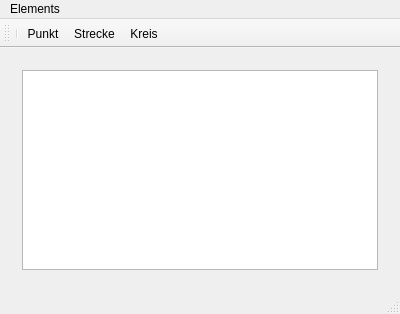
<?xml version="1.0" encoding="UTF-8"?>
<ui version="4.0">
 <class>MainWindow</class>
 <widget class="QMainWindow" name="MainWindow">
  <property name="geometry">
   <rect>
    <x>0</x>
    <y>0</y>
    <width>400</width>
    <height>314</height>
   </rect>
  </property>
  <property name="windowTitle">
   <string>MainWindow</string>
  </property>
  <widget class="QWidget" name="centralWidget">
   <layout class="QGridLayout" name="gridLayout">
    <item row="0" column="0">
     <widget class="QWidget" name="mainWidget" native="true">
      <layout class="QGridLayout" name="gridLayout_2">
       <item row="0" column="0">
        <widget class="QGraphicsView" name="graphicsView"/>
       </item>
      </layout>
     </widget>
    </item>
   </layout>
  </widget>
  <widget class="QMenuBar" name="menuBar">
   <property name="geometry">
    <rect>
     <x>0</x>
     <y>0</y>
     <width>400</width>
     <height>21</height>
    </rect>
   </property>
   <widget class="QMenu" name="menuElements">
    <property name="title">
     <string>Elements</string>
    </property>
    <addaction name="actionPunkt"/>
    <addaction name="actionStrecke"/>
    <addaction name="actionKreis"/>
    <addaction name="actionGitter_100x100"/>
   </widget>
   <addaction name="menuElements"/>
  </widget>
  <widget class="QStatusBar" name="statusBar"/>
  <widget class="QToolBar" name="toolBar">
   <property name="windowTitle">
    <string>toolBar</string>
   </property>
   <attribute name="toolBarArea">
    <enum>TopToolBarArea</enum>
   </attribute>
   <attribute name="toolBarBreak">
    <bool>false</bool>
   </attribute>
   <addaction name="separator"/>
   <addaction name="actionPunkt"/>
   <addaction name="actionStrecke"/>
   <addaction name="actionKreis"/>
  </widget>
  <action name="actionPunkt">
   <property name="checkable">
    <bool>true</bool>
   </property>
   <property name="icon">
    <iconset resource="graphview.qrc">
     <normaloff>:/icons/point.ico</normaloff>:/icons/point.ico</iconset>
   </property>
   <property name="text">
    <string>Punkt</string>
   </property>
  </action>
  <action name="actionStrecke">
   <property name="icon">
    <iconset resource="graphview.qrc">
     <normaloff>:/icons/segment.ico</normaloff>:/icons/segment.ico</iconset>
   </property>
   <property name="text">
    <string>Strecke</string>
   </property>
  </action>
  <action name="actionGitter_100x100">
   <property name="text">
    <string>Gitter 100x100</string>
   </property>
  </action>
  <action name="actionKreis">
   <property name="icon">
    <iconset resource="graphview.qrc">
     <normaloff>:/icons/circle.ico</normaloff>:/icons/circle.ico</iconset>
   </property>
   <property name="text">
    <string>Kreis</string>
   </property>
  </action>
 </widget>
 <layoutdefault spacing="6" margin="11"/>
 <resources>
  <include location="graphview.qrc"/>
 </resources>
 <connections/>
</ui>
